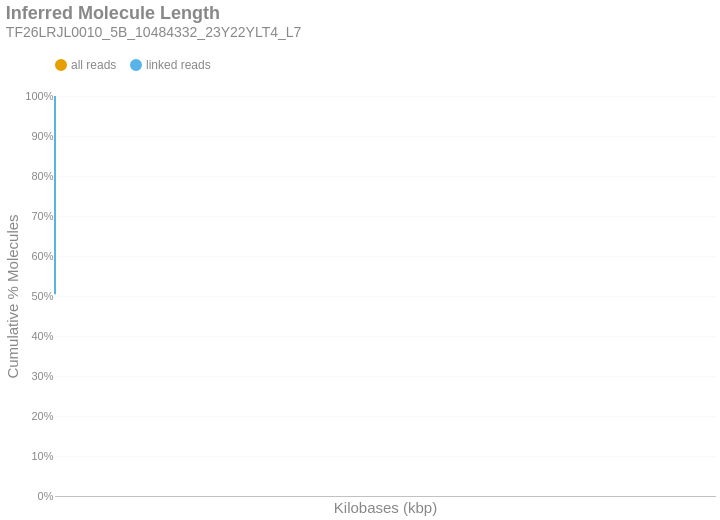

The notebook cell this image was saved under:
### Markdown cell above
### Inferred Molecule Length
This is the cumulative frequency distribution of molecule lengths inferred from the first and last alignment positions along a contig for all alignments associated with a single linked-read barcode on a given contig.There are two distributions: one with `all` the alignments (yellow) and another with only `linked reads` (blue). The percent of molecules in the `linked reads` distribution is relative to the total number of linked molecules.

### Code cell
if SKIPLR:
    print_html(f"Skipped")
else:
    binned_df = consolidated_hist(valids['length_inferred']/1000, mask, 10, True)
    binned_df = binned_df.with_columns(
        pl.when(pl.col('bin').cast(pl.Utf8) == '0').then(pl.lit('1')).otherwise(pl.col('bin').cast(pl.Utf8)).alias('bin')
    )
    with SafeRender(binned_df):
        (
            density_plot(binned_df, 'Inferred Molecule Length', samplename, 'inferredlen')
            .transform_calculate(bin_kb='datum.bin / 1000')
            .encode(
                x=alt.X('bin_kb:Q', title="Kilobases (kbp)").scale(type='log', padding=0).axis(labelAngle=-40),
                y=alt.Y('value:Q', title='Cumulative % Molecules')
                    .axis(format='%')
                    .stack(False)
                    .scale(domainMin=0, domainMax=1,padding=0),
                color=alt.Color("key:N").scale(domain = ["all reads", "linked reads"]),
                tooltip = [
                    alt.Tooltip("key:N", title = "Data Type"),
                    alt.Tooltip("range_label:N", title="Kilobases"),
                    alt.Tooltip("value:Q", format = ".2%", title="% Molecules (Cum.)")
                ]
            )
        ).display()

### Figure 1 — Vega-Lite specification as saved in the notebook (floating-point values rounded to 4 significant figures)
{"width": "container", "height": 400, "config": {"title": {"anchor": "start", "dy": -15, "fontSize": 18, "color": "#888888", "subtitleColor": "#888888", "subtitleFontSize": 14}, "arc": {"fill": "#0072B2"}, "axis": {"domainColor": "#888888", "domainWidth": 0.5, "gridWidth": 0.2, "grid": false, "titleFontWeight": 400, "titleFontSize": 15, "labelFontSize": 11, "labelColor": "#888888", "tickColor": "#888888", "tickWidth": 0.2, "titleColor": "#888888"}, "axisBand": {"grid": false}, "axisX": {"grid": true, "tickSize": 10, "domainCap": "round"}, "axisY": {"domain": false, "grid": true, "tickSize": 0, "domainCap": "round"}, "background": "transparent", "header": {"labelFontSize": 15, "labelColor": "#888888", "titleFontSize": 15, "titleFontWeight": 600, "titleColor": "#888888"}, "legend": {"labelFont": "sans-serif", "labelFontSize": 12, "labelColor": "#888888", "symbolSize": 100, "symbolType": "circle", "titleFontSize": 12, "titlePadding": 10, "titleColor": "#888888", "title": null, "orient": "top"}, "range": {"category": ["#E69F00", "#56B4E9", "#009E73", "#F0E442", "#0072B2", "#D55E00", "#CC79A7", "#000000"], "diverging": ["#cfe8f3", "#a2d4ec", "#73bfe2", "#46abdb", "#1696d2", "#12719e"]}, "area": {"fill": "#0072B2", "fillOpacity": 0.7, "line": true, "strokeOpacity": 0.7}, "line": {"color": "#0072B2", "stroke": "#0072B2", "strokeWidth": 2}, "trail": {"color": "#0072B2", "stroke": "#0072B2", "strokeWidth": 0, "size": 1}, "point": {"filled": true, "fillOpacity": 1.0, "size": 95}, "text": {"color": "#888888", "fontSize": 11, "align": "right", "fontWeight": 400, "size": 11}, "bar": {"fill": "#0072B2", "stroke": null}, "view": {"stroke": null, "continuousWidth": 660, "continuousHeight": 400}}, "data": {"name": "data-6365b46f6cc9fee037627e509f0bc25d"}, "mark": {"type": "line", "interpolate": "monotone", "point": {"opacity": 0, "size": 275}}, "encoding": {"color": {"field": "key", "scale": {"domain": ["all reads", "linked reads"]}, "type": "nominal"}, "tooltip": [{"field": "key", "title": "Data Type", "type": "nominal"}, {"field": "range_label", "title": "Kilobases", "type": "nominal"}, {"field": "value", "format": ".2%", "title": "% Molecules (Cum.)", "type": "quantitative"}], "x": {"axis": {"labelAngle": -40}, "field": "bin_kb", "scale": {"type": "log", "padding": 0}, "title": "Kilobases (kbp)", "type": "quantitative"}, "y": {"axis": {"format": "%"}, "field": "value", "scale": {"domainMin": 0, "domainMax": 1, "padding": 0}, "stack": false, "title": "Cumulative % Molecules", "type": "quantitative"}}, "params": [{"name": "param_c36ac31b6afebe62", "select": {"type": "point", "fields": ["key"]}, "bind": "legend"}], "title": {"text": "Inferred Molecule Length", "subtitle": "TF26LRJL0010_5B_10484332_23Y22YLT4_L7"}, "transform": [{"fold": ["all reads (cumsum)", "linked reads (cumsum)"]}, {"calculate": "replace(datum.key, ' (cumsum)', '')", "as": "key"}, {"filter": {"param": "param_c36ac31b6afebe62"}}, {"calculate": "datum.bin / 1000", "as": "bin_kb"}], "usermeta": {"embedOptions": {"downloadFileName": "TF26LRJL0010_5B_10484332_23Y22YLT4_L7.inferredlen"}}, "$schema": "https://vega.github.io/schema/vega-lite/v6.4.1.json", "datasets": {"data-6365b46f6cc9fee037627e509f0bc25d": [{"bin": "0.0", "interval": "0.0-10.0", "all reads": 0.8051, "linked reads": 0.5045, "all reads (cumsum)": 0.8051, "linked reads (cumsum)": 0.5045, "range_label": "0-9"}, {"bin": "10.0", "interval": "10.0-20.0", "all reads": 0.09332, "linked reads": 0.236, "all reads (cumsum)": 0.8984, "linked reads (cumsum)": 0.7405, "range_label": "10-19"}, {"bin": "20.0", "interval": "20.0-30.0", "all reads": 0.05205, "linked reads": 0.1327, "all reads (cumsum)": 0.9504, "linked reads (cumsum)": 0.8732, "range_label": "20-29"}, {"bin": "30.0", "interval": "30.0-40.0", "all reads": 0.02737, "linked reads": 0.06989, "all reads (cumsum)": 0.9778, "linked reads (cumsum)": 0.9431, "range_label": "30-39"}, {"bin": "40.0", "interval": "40.0-50.0", "all reads": 0.01358, "linked reads": 0.03467, "all reads (cumsum)": 0.9914, "linked reads (cumsum)": 0.9778, "range_label": "40-49"}, {"bin": "50.0", "interval": "50.0-60.0", "all reads": 0.005299, "linked reads": 0.0137, "all reads (cumsum)": 0.9967, "linked reads (cumsum)": 0.9915, "range_label": "50-59"}, {"bin": "60.0", "interval": "60.0-70.0", "all reads": 0.00197, "linked reads": 0.005097, "all reads (cumsum)": 0.9987, "linked reads (cumsum)": 0.9966, "range_label": "60-69"}, {"bin": "70.0", "interval": "70.0-80.0", "all reads": 0.0007953, "linked reads": 0.002059, "all reads (cumsum)": 0.9995, "linked reads (cumsum)": 0.9986, "range_label": "70-79"}, {"bin": "80.0", "interval": "80.0-90.0", "all reads": 0.0003178, "linked reads": 0.0008229, "all reads (cumsum)": 0.9998, "linked reads (cumsum)": 0.9994, "range_label": "80-89"}, {"bin": "90.0", "interval": "90.0-100.0", "all reads": 0.0001266, "linked reads": 0.0003282, "all reads (cumsum)": 0.9999, "linked reads (cumsum)": 0.9998, "range_label": "90-99"}, {"bin": "100.0", "interval": "100.0-110.0", "all reads": 5.406e-05, "linked reads": 0.0001401, "all reads (cumsum)": 1.0, "linked reads (cumsum)": 0.9999, "range_label": "100-109"}, {"bin": "110.0", "interval": "110.0-120.0", "all reads": 2.322e-05, "linked reads": 6.019e-05, "all reads (cumsum)": 1.0, "linked reads (cumsum)": 1.0, "range_label": "110-119"}, {"bin": "120.0", "interval": "120.0-130.0", "all reads": 1.052e-05, "linked reads": 2.727e-05, "all reads (cumsum)": 1.0, "linked reads (cumsum)": 1.0, "range_label": "120-129"}, {"bin": "130.0", "interval": "130.0-140.0", "all reads": 2.54e-06, "linked reads": 6.583e-06, "all reads (cumsum)": 1.0, "linked reads (cumsum)": 1.0, "range_label": "130-139"}, {"bin": "140.0", "interval": "140.0-150.0", "all reads": 7.256e-07, "linked reads": 1.881e-06, "all reads (cumsum)": 1.0, "linked reads (cumsum)": 1.0, "range_label": "140-149"}, {"bin": "150.0", "interval": "150.0-160.0", "all reads": 3.628e-07, "linked reads": 9.405e-07, "all reads (cumsum)": 1.0, "linked reads (cumsum)": 1.0, "range_label": "150-159"}]}}
